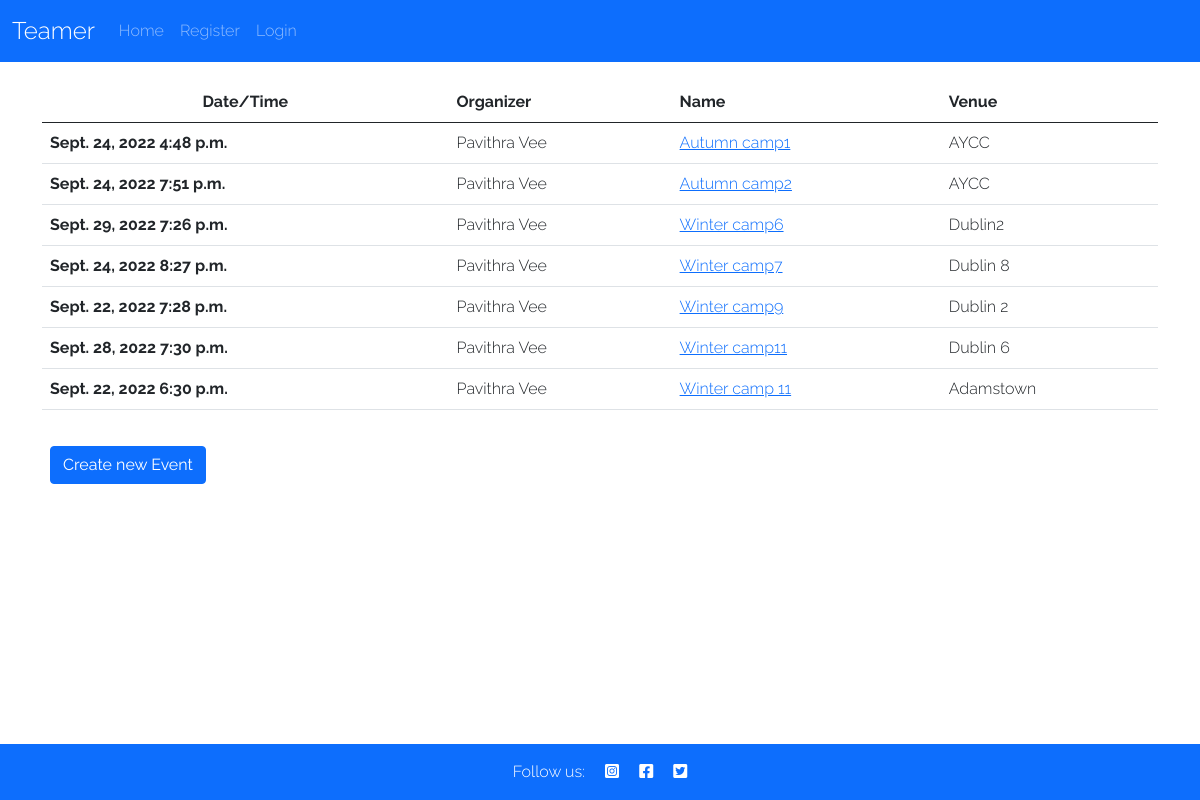
Before: /event/ with the older database file.
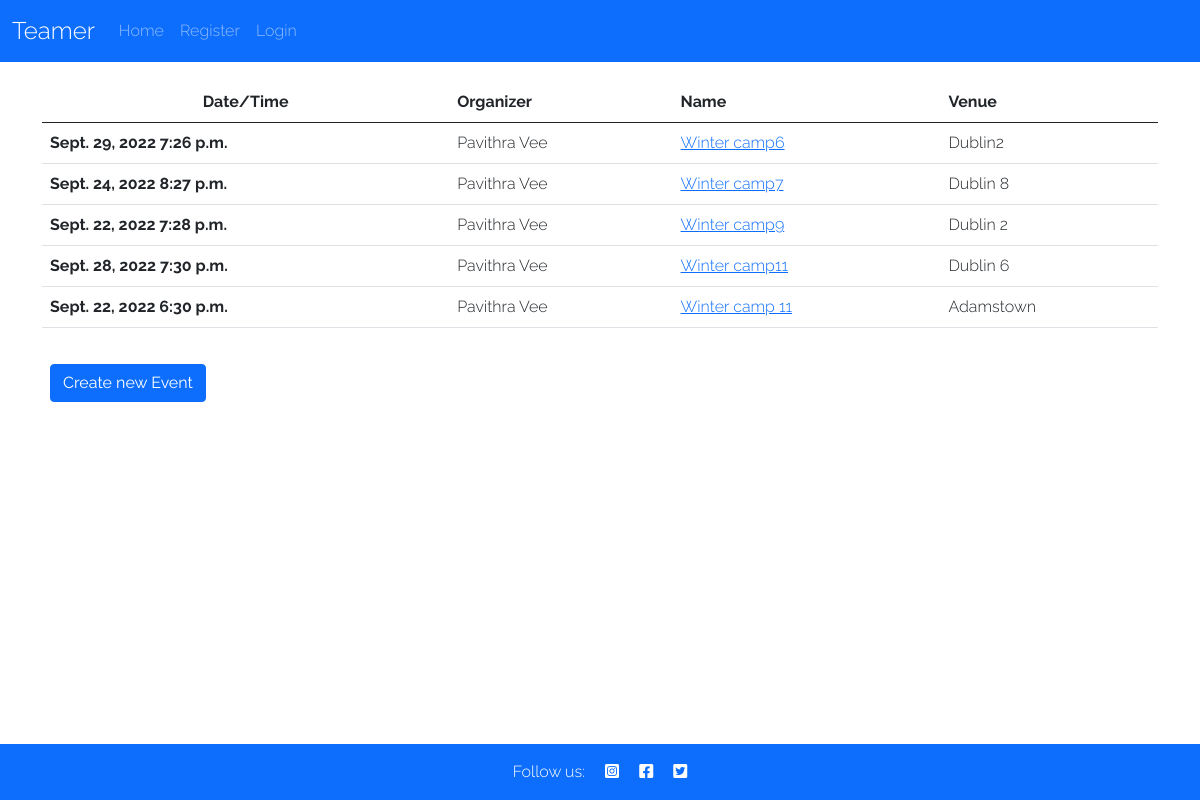
After: the same page with the newer database file.
### club/models.py (models this page shows, shortened)
class Event(models.Model):
    name = models.CharField(max_length=50, null=False, blank=False)
    place = models.CharField(max_length=50, null=False, blank=False)
    date = models.DateField()
    time = models.TimeField()
    created_by = models.ForeignKey(
        Member, on_delete=models.CASCADE, related_name="owner"
        )
    members = models.ManyToManyField(
        Member, related_name='players_in_event', blank=True
        )

class Member(models.Model):
    first_name = models.CharField(max_length=50, null=False, blank=False)
    last_name = models.CharField(max_length=50, null=False, blank=False)
    email = models.CharField(max_length=50, null=False, blank=False)
    phone_number = models.CharField(max_length=12)
    user = models.OneToOneField(
        User, on_delete=models.CASCADE, primary_key=True
        )
    def __str__(self):
        return self.first_name + ' ' + self.last_name

### club/views.py (the view)
# urls.py: path('event/', get_events, name='events-page'),
def get_events(request):
    if request.method == 'POST':
        name = request.POST.get('name')
        place = request.POST.get('place')
        date = request.POST.get('date')
        time = request.POST.get('time')
        Event.objects.create(name=name, place=place, date=date, time=time)
    events = Event.objects.all()
    context = {
        'events': events
    }
    return render(request, 'event/event.html', context)

### club/templates/event/event.html
{% extends "base.html" %}
{% load static %}
{% block content %}
<div class="event-schedule-area-two" style="margin-top: 20px;">
    <div class="container container-custom">
        <div class="row">
            <div class="col-lg-12">
                <div class="tab-content" id="myTabContent">
                    <div class="tab-pane fade active show" id="home" role="tabpanel">
                        <div class="table-responsive">
                            <table class="table">
                                <thead>
                                    <tr>
                                        <th class="text-center" scope="col">Date/Time</th>
                                        <th scope="col">Organizer</th>
                                        <th scope="col">Name</th>
                                        <th scope="col">Venue</th>
                                    </tr>
                                </thead>
                                <tbody>
                                    {% for event in events %}
                                    <tr class="inner-box">
                                        <th scope="row">
                                            <span>{{ event.date  }} {{ event.time  }}</span>
                                        </th>
                                        <td>
                                            <span>{{ event.created_by  }}</span>
                                        </td>
                                        <td>
                                            <span><a  href="{% url 'get_event_details' event.id %}">{{ event.name  }}</a></span>
                                        </td>
                                        <td>
                                            <span>{{ event.place  }}</span>
                                        </td>
                                    </tr>
                                    {% endfor %}
                                </tbody>
                            </table>
                        </div>
                    </div>
                </div>
            </div>
        </div>
    </div>
</div>
<div class="container container-custom" style="padding: 20px;">
  <a href="/addevent" class="btn btn-primary">Create new Event</a>
</div>
{%endblock%}

Changed rows visible on the page:
removed Event: date "Sept. 24, 2022", time "4:48 p.m.", created_by "Pavithra Vee", name "Autumn camp1", place "AYCC"
removed Event: date "Sept. 24, 2022", time "7:51 p.m.", created_by "Pavithra Vee", name "Autumn camp2", place "AYCC"
